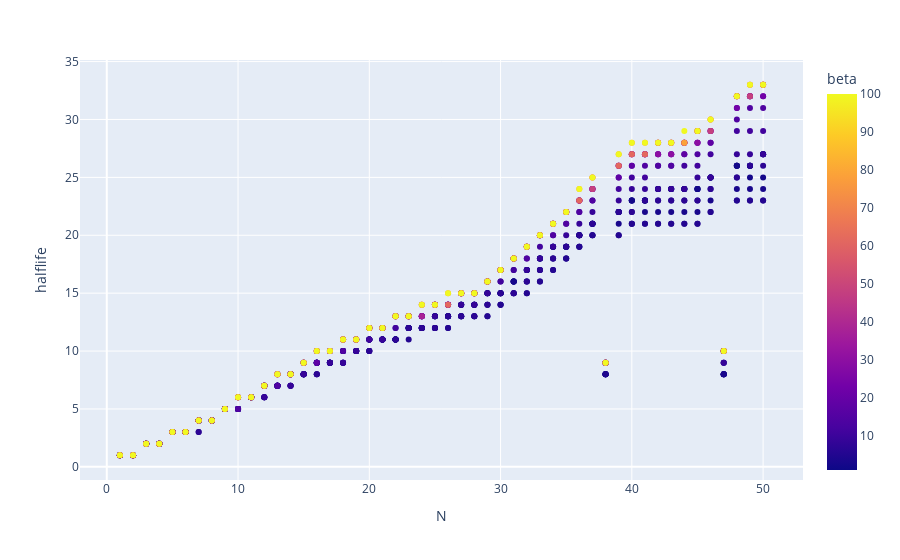

The notebook cell this image was saved under:
### Code cell
# Plotly interactive display - Doesn't work on Github's renderer.
df["beta"] = df["beta_ind"].apply(lambda i: betas[i])
df.plot.scatter(backend="plotly", x="N", y="halflife", color="beta", title="Best Halflife by N")

### Figure 1 — Plotly figure (JSON) as saved in the notebook; plotly's stock layout.template omitted (floating-point values rounded to 4 significant figures; data arrays with more than 128 entries replaced by an {"elided": "..."} marker saying what was removed)
{"data": [{"hovertemplate": "N=%{x}<br>halflife=%{y}<br>beta=%{marker.color}<extra></extra>", "legendgroup": "", "marker": {"color": {"elided": "1000 float values"}, "coloraxis": "coloraxis", "symbol": "circle"}, "mode": "markers", "name": "", "orientation": "v", "showlegend": false, "type": "scatter", "x": {"elided": "1000 int values"}, "xaxis": "x", "y": {"elided": "1000 int values"}, "yaxis": "y"}], "layout": {"coloraxis": {"colorbar": {"title": {"text": "beta"}}, "colorscale": [[0, "#0d0887"], [0.1111, "#46039f"], [0.2222, "#7201a8"], [0.3333, "#9c179e"], [0.4444, "#bd3786"], [0.5556, "#d8576b"], [0.6667, "#ed7953"], [0.7778, "#fb9f3a"], [0.8889, "#fdca26"], [1, "#f0f921"]]}, "legend": {"tracegroupgap": 0}, "margin": {"t": 60}, "xaxis": {"anchor": "y", "domain": [0, 1], "title": {"text": "N"}}, "yaxis": {"anchor": "x", "domain": [0, 1], "title": {"text": "halflife"}}}}
